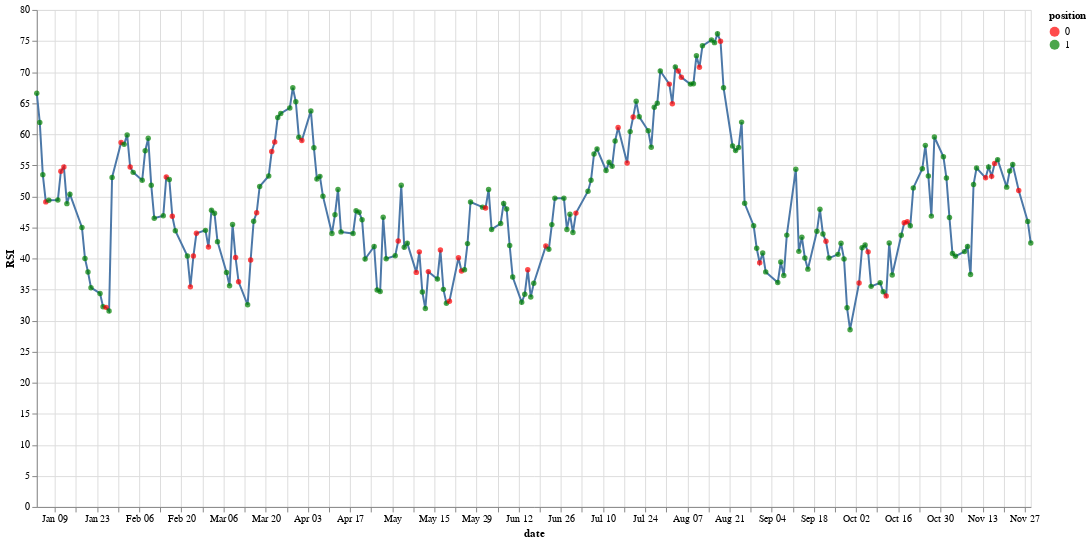

Notebook code cell kept with this figure:
### Code cell
alt.Chart(test_df).mark_line().encode(
    x=alt.X('date'),
    y='RSI'
) + alt.Chart(test_df).mark_circle().encode(
    x = alt.X('date'),
    y = alt.Y('RSI'),
    color = alt.Color('position:N', scale=alt.
                    Scale(domain = [0,1], range=['red', 'green']))
).properties(
    width = 1000,
    height = 500
)

### Figure 1 — Vega-Lite specification as saved in the notebook (floating-point values rounded to 4 significant figures; data arrays with more than 128 entries replaced by an {"elided": "..."} marker saying what was removed)
{"config": {"view": {"continuousWidth": 400, "continuousHeight": 300}}, "layer": [{"mark": "line", "encoding": {"x": {"field": "date", "type": "temporal"}, "y": {"field": "RSI", "type": "quantitative"}}}, {"mark": "circle", "encoding": {"color": {"field": "position", "scale": {"domain": [0, 1], "range": ["red", "green"]}, "type": "nominal"}, "x": {"field": "date", "type": "temporal"}, "y": {"field": "RSI", "type": "quantitative"}}, "height": 500, "width": 1000}], "data": {"name": "data-f659e78841fea2200186a1b577806b3a"}, "$schema": "https://vega.github.io/schema/vega-lite/v4.17.0.json", "datasets": {"data-f659e78841fea2200186a1b577806b3a": {"elided": "229 records"}}}
